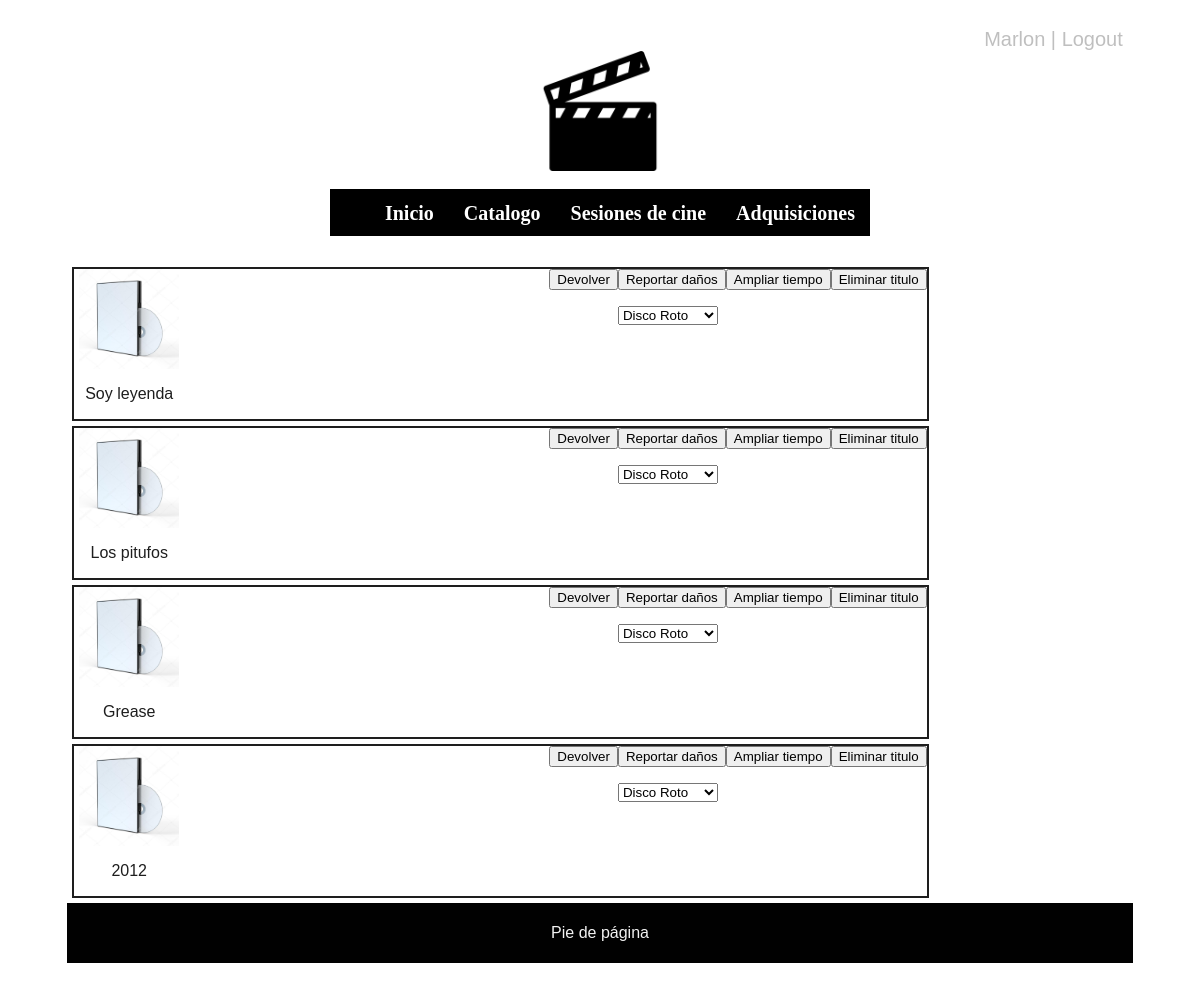
Screenshot of /adquisiciones.php (signed in) with the database file from the repository.
### tables this page shows
CREATE TABLE `prestamo` (
  `id` int(100) NOT NULL,
  `fechaInicio` date NOT NULL,
  `idSocio` varchar(10) NOT NULL,
  `idPelicula` varchar(30) NOT NULL
);

CREATE TABLE `pelicula` (
  `id` varchar(30) NOT NULL,
  `nombre` varchar(30) NOT NULL,
  `categoria` varchar(20) NOT NULL,
  `disponible` varchar(5) NOT NULL
);

### includes/consultasBD.php (called while the page is built, shortened)
<?php
class consultasBD{
    protected $bd;
    public function __construct(){
        $this->bd = BD::getSingleton();
    }
    public function getPelicula($id){
        $conn = $this->bd->conexionBD();
        $consulta = "SELECT * FROM pelicula WHERE id = '$id'";
        $result = $conn->query($consulta);
        $fila = $result->fetch_assoc();
        return $fila;
    }
    public function obtenerPrestamoSocio($idSocio){
        $conn = $this->bd->conexionBD();
        $map = [];
        $consulta = "SELECT * FROM prestamo WHERE idSocio = '$idSocio'";
        $result = $conn->query($consulta);
        if($result){
            if($result->num_rows > 0){
                foreach($result as $fila){
                    $map[] = $fila;
                }
            }
        }
        return $map;
    }
}
?>

### adquisiciones.php (the view, shortened to what this page needs)
<?php
include_once("includes/consultasBD.php");
$bd = new consultasBD();
?>
<!DOCTYPE html>
<html>
<head>
    <link rel="stylesheet" type="text/css" href="css/estilo.css">
</head>
<body>
    <div id = "contenedor">
    <?php require('includes/comun/cabecera.php');?>
    <?php
        if(isset($_SESSION['login']) && ($_SESSION['login'] === true)){
            $prestamosSocio = $bd->obtenerPrestamoSocio($_SESSION["userID"]);
            foreach($prestamosSocio as $elemento){
                $idPeli = $elemento["idPelicula"];
                $pelicula = $bd->getPelicula($idPeli);
                $nombre = $pelicula['nombre'];
                echo "
                <div class=celda>
                    <div class='celda_peli_img'>
                        <img src='img/pelicula.jpg' alt='imagen' class='imgCelda'>
                        <p>$nombre </p>
                    </div>
                    <div class='botonSocio'>
                        <form action='gestionPrestamos.php' method='POST'>
                            <input type='hidden' name='hidden_id' value='$idPeli'>
                            <input type='submit' id='delete_peli' name='delete_peli' value='Eliminar titulo'></p>
                        </form>
                    </div>
                    <div class='botonSocio'>
                        <form action='gestionPrestamos.php' method='POST'>
                            <input type='hidden' name='hidden_id' value='$idPeli'>
                            <input type='submit' id='ampliar_peli' name='ampliar_peli' value='Ampliar tiempo'></p>
                        </form>
                    </div>
                    <div class='botonSocio'>
                    <form action='gestionPrestamos.php' method='POST'>
                        <input type='hidden' name='hidden_id' value='$idPeli'>
                        <input type='submit' id='reportar_danos' name='reportar_danos' value='Reportar daños'></p>
                        <select name='danos' id='danos'>
                        <option value='discoRoto'>Disco Roto</option>
                        <option value='cajaRota'>Caja Rota</option>
                        <option value='discoRayado'>Disco rayado</option>
                        <option value='otros'>otros</option>
                    </select>
                    </form>
                    </div>
                    <div class='botonSocio'>
                        <form action='gestionPrestamos.php' method='POST'>
                            <input type='hidden' name='hidden_id' value='$idPeli'>
                            <input type='submit' id='devolver_peli' name='devolver_peli' value='Devolver'></p>
                        </form>
                    </div>
                </div>
    ";
            }
        }
    ?>
	<?php require('includes/comun/pie.php');?>
    </div>
</body>
</html>

### css/estilo.css (style rules this page uses)
#contenedor { width: 90%; margin-top: 10px; margin: auto; padding: 10px; }
p { text-align:center; }
body { height:100%; display: flex; flex-direction: column; font-family: helvetica; color: #1e1e1e; }
div.celda { width: 80%; height: 150px; border: 2px solid; margin:5px; }
div.celda_peli_img { display: grid; grid-template-columns: repeat(2); float: left; margin-left: 5px; }
div.celda_peli_img img { width: 100px; height: 100px; }
div.botonSocio { float: right; }

### rows the page displays
prestamo: idPelicula.nombre "Soy leyenda"
prestamo: idPelicula.nombre "Los pitufos"
prestamo: idPelicula.nombre "Grease"
prestamo: idPelicula.nombre "2012"

### other values shown
$user "Marlon"
